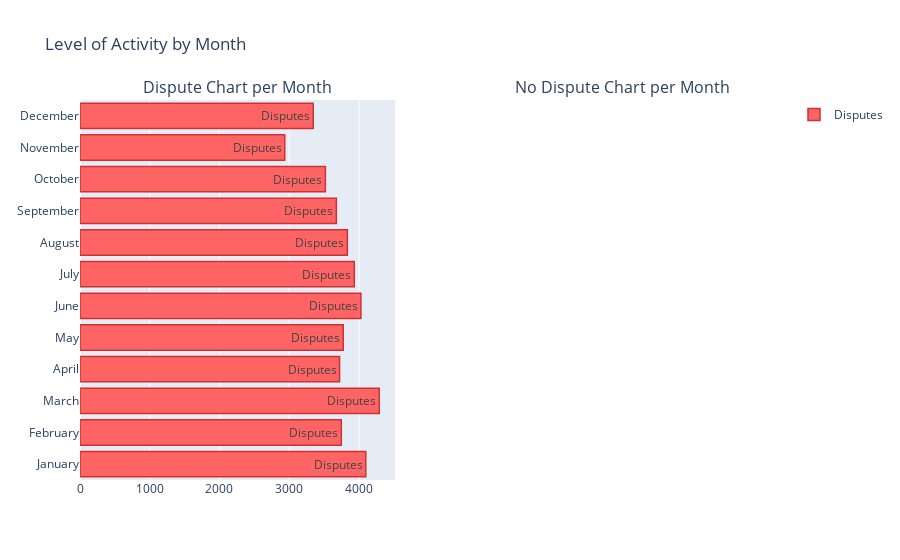

This figure's notebook cell:
### Code cell
# Months with the highest disputes (We will make a barplot)
def customerservice_per_month(month, dispute):
    result = data.loc[(data['month_received'] == month) & (data['Consumer disputed?'] == dispute)]
    return result

# Monthly Disputes
dis_january = len(customerservice_per_month(month=1, dispute='Yes'))
dis_february = len(customerservice_per_month(month=2, dispute='Yes'))
dis_march = len(customerservice_per_month(month=3, dispute='Yes'))
dis_april = len(customerservice_per_month(month=4, dispute='Yes'))
dis_may = len(customerservice_per_month(month=5, dispute='Yes'))
dis_june = len(customerservice_per_month(month=6, dispute='Yes'))
dis_july = len(customerservice_per_month(month=7, dispute='Yes'))
dis_august = len(customerservice_per_month(month=8, dispute='Yes'))
dis_september = len(customerservice_per_month(month=9, dispute='Yes'))
dis_october = len(customerservice_per_month(month=10, dispute='Yes'))
dis_november = len(customerservice_per_month(month=11, dispute='Yes'))
dis_december = len(customerservice_per_month(month=12, dispute='Yes'))
months = ['January', 'February', 'March', 'April', 'May', 'June', 'July', 'August', 'September',
         'October', 'November', 'December']
disputes_by_month = [dis_january, dis_february, dis_march, dis_april, dis_may, dis_june, dis_july, dis_august, dis_september,
                    dis_october, dis_november, dis_december]
disputes_chart = go.Bar(
    y=months,
    x=disputes_by_month,
    orientation='h',
    name='Disputes',
    text='Disputes',
    marker=dict(
        color='#FF6464',
    line=dict(
        color='#CD3232',
        width=1.5
    ))
)

fig = tls.make_subplots(rows=1, cols=2, specs=[[{}, {}]],
                          subplot_titles=('Dispute Chart per Month',
                                          'No Dispute Chart per Month'))

fig.append_trace(disputes_chart, 1, 1)


fig['layout'].update(showlegend=True, title="Level of Activity by Month")
iplot(fig)

### Figure 1 — Plotly figure (JSON) as saved in the notebook; plotly's stock layout.template omitted (floating-point values rounded to 4 significant figures)
{"data": [{"marker": {"color": "#FF6464", "line": {"color": "#CD3232", "width": 1.5}}, "name": "Disputes", "orientation": "h", "text": "Disputes", "type": "bar", "x": [4098, 3747, 4291, 3722, 3775, 4028, 3933, 3834, 3676, 3519, 2936, 3344], "xaxis": "x", "y": ["January", "February", "March", "April", "May", "June", "July", "August", "September", "October", "November", "December"], "yaxis": "y"}], "layout": {"annotations": [{"font": {"size": 16}, "showarrow": false, "text": "Dispute Chart per Month", "x": 0.225, "xanchor": "center", "xref": "paper", "y": 1, "yanchor": "bottom", "yref": "paper"}, {"font": {"size": 16}, "showarrow": false, "text": "No Dispute Chart per Month", "x": 0.775, "xanchor": "center", "xref": "paper", "y": 1, "yanchor": "bottom", "yref": "paper"}], "showlegend": true, "title": {"text": "Level of Activity by Month"}, "xaxis": {"anchor": "y", "domain": [0, 0.45]}, "xaxis2": {"anchor": "y2", "domain": [0.55, 1]}, "yaxis": {"anchor": "x", "domain": [0, 1]}, "yaxis2": {"anchor": "x2", "domain": [0, 1]}}}
